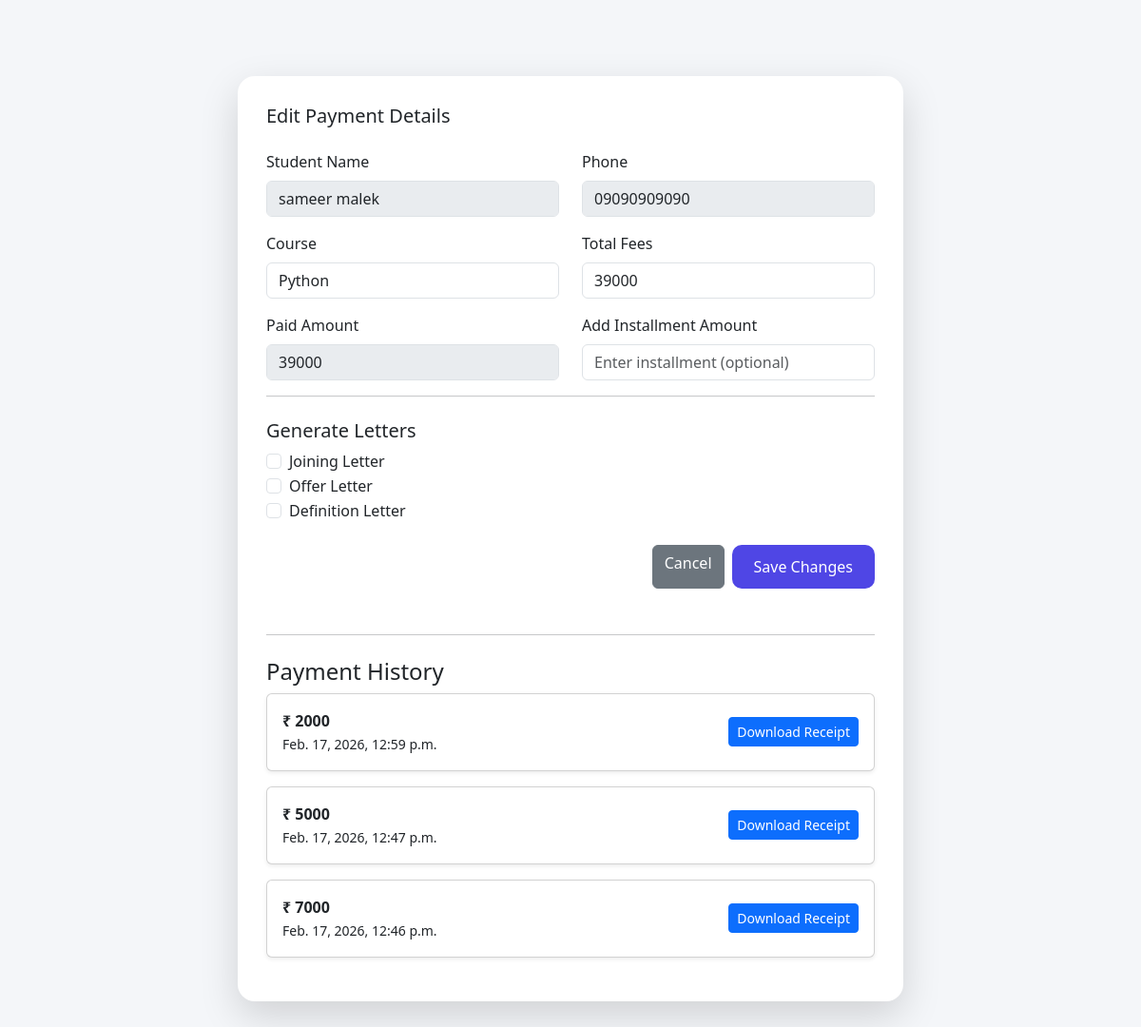
Page /student/edit/55/ on the committed database.
### appname/models.py (models this page shows, shortened)
class Student(models.Model):
    FNAME = models.CharField(max_length=50)
    LNAME = models.CharField(max_length=50)
    BIRTHDAY = models.DateField(null=True, blank=True)
    GENDER = models.CharField(max_length=10, blank=True)
    EMAIL = models.EmailField(unique=False)
    PHONE = models.CharField(max_length=10, blank=True)
    ADDRESS = models.CharField(max_length=200, blank=True)
    CITY = models.CharField(max_length=50, blank=True)
    COLLEGENAME = models.CharField(max_length=100, blank=True)
    QUALIFICATION = models.CharField(max_length=50, blank=True, null=True)
    BRANCH = models.CharField(max_length=50, blank=True)
    PASSING_YEAR = models.CharField(max_length=10, blank=True)
    TECHNOLOGY = models.CharField(max_length=50, blank=True)
    STATUS_CHOICES = [
        ('visiting', 'Visiting'),
        ('adjoining', 'Adjoining'),
        ('pending', 'Pending'),
        ('rejected', 'Rejected'),
    ]
    status = models.CharField(
        max_length=20,
        choices=STATUS_CHOICES,
        default='visiting'
    )
    visiting_at = models.DateTimeField(auto_now_add=True)
    joining_at = models.DateTimeField(null=True, blank=True)
    COURSE_CHOICES = [
        ('python', 'Python'),
        ('django', 'Django'),
        ('fullstack', 'Full Stack'),
    ]
    course = models.CharField(
        max_length=50,
        choices=COURSE_CHOICES,
        null=True,
        blank=True
    )
    total_fees = models.IntegerField(null=True, blank=True)
    paid_fees = models.IntegerField(default=0)
    remaining_fees = models.IntegerField(null=True, blank=True)

class Installment(models.Model):
    student = models.ForeignKey(Student, on_delete=models.CASCADE, related_name="installments")
    amount = models.IntegerField()
    payment_date = models.DateTimeField(auto_now_add=True)

### appname/views.py (the view, shortened to what this page needs)
# urls.py: path('student/edit/<int:id>/', views.student_edit, name='student_edit'),
def student_edit(request, id):
    student = get_object_or_404(Student, id=id)
    installments = student.installments.all().order_by("-payment_date")
    return render(request, "student_edit.html", {
        "s": student,
        "installments": installments
    })

### templates/student_edit.html (shortened to what this page needs)
{% load static %}
<!DOCTYPE html>
<html>
<head>
    <link href="https://cdn.jsdelivr.net/npm/bootstrap@5.3.3/dist/css/bootstrap.min.css" rel="stylesheet">
</head>
<body>
    <div class="modal-card">
        <h5 class="mb-4">Edit Payment Details</h5>
        <form method="POST">
            <div class="row mb-3">
                <div class="col-md-6">
                    <label class="form-label">Student Name</label>
                    <input type="text" class="form-control" value="{{ s.FNAME }} {{ s.LNAME }}" disabled>
                </div>
                <div class="col-md-6">
                    <label class="form-label">Phone</label>
                    <input type="text" class="form-control" value="{{ s.PHONE }}" disabled>
                </div>
            </div>
            <div class="row mb-3">
                <div class="col-md-6">
                    <label class="form-label">Course</label>
                    <input type="text" name="course" class="form-control" value="{{ s.course }}">
                </div>
                <div class="col-md-6">
                    <label class="form-label">Total Fees</label>
                    <input type="number" name="total_fees" class="form-control" value="{{ s.total_fees }}">
                </div>
            </div>
            <div class="row mb-3">
                <div class="col-md-6">
                    <label class="form-label">Paid Amount</label>
                    <input type="number" class="form-control" value="{{ s.paid_fees }}" disabled>
                </div>
                <div class="col-md-6">
                    <label class="form-label">Add Installment Amount</label>
                    <input type="number" name="installment" class="form-control"
                        placeholder="Enter installment (optional)">
                </div>
            </div>
            <hr>
            <h5 class="mt-4">Generate Letters</h5>
            <div class="form-check">
                <input class="form-check-input" type="checkbox" name="joining_letter" value="1">
                <label class="form-check-label">Joining Letter</label>
            </div>
            <div class="form-check">
                <input class="form-check-input" type="checkbox" name="offer_letter" value="1">
                <label class="form-check-label">Offer Letter</label>
            </div>
            <div class="form-check">
                <input class="form-check-input" type="checkbox" name="definition_letter" value="1">
                <label class="form-check-label">Definition Letter</label>
            </div>
            <div class="d-flex justify-content-end gap-2 mt-4">
                <a href="/JoiningStudents/" class="btn btn-secondary">Cancel</a>
                <button type="submit" class="btn btn-save">Save Changes</button>
            </div>
        </form>
        <hr class="mt-5">
        <h4 class="mt-4">Payment History</h4>
        {% if installments %}
        {% for inst in installments %}
        <div class="card mb-3 p-3 shadow-sm">
            <div class="d-flex justify-content-between align-items-center">
                <div>
                    <strong>₹ {{ inst.amount }}</strong><br>
                    <small>{{ inst.payment_date }}</small>
                </div>
                <a href="{% url 'generate_receipt' inst.id %}" class="btn btn-primary btn-sm">
                    Download Receipt
                </a>
            </div>
        </div>
        {% endfor %}
        {% else %}
        <p>No payments yet.</p>
        {% endif %}
    </div>
</body>
</html>

### templates/student_edit.html (style rules this page uses)
body { background: #f4f6f9; }
.modal-card { max-width: 700px; margin: 80px auto; background: white; border-radius: 18px; padding: 30px; box-shadow: 0 15px 40px rgba(0, 0, 0, .15); }
.btn-save { background: #4f46e5; color: white; border-radius: 10px; padding: 10px 22px; }

### rows in the picture
Student: FNAME "sameer malek", PHONE "09090909090", course "Python", total_fees "39000", paid_fees "39000"
Installment: amount "2000", payment_date "Feb. 17, 2026, 12:59 p.m."
Installment: amount "5000", payment_date "Feb. 17, 2026, 12:47 p.m."
Installment: amount "7000", payment_date "Feb. 17, 2026, 12:46 p.m."
